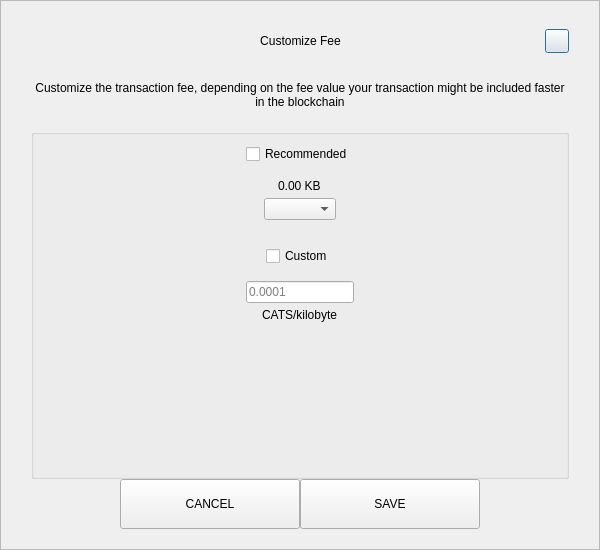
<?xml version="1.0" encoding="UTF-8"?>
<ui version="4.0">
 <class>SendCustomFeeDialog</class>
 <widget class="QDialog" name="SendCustomFeeDialog">
  <property name="geometry">
   <rect>
    <x>0</x>
    <y>0</y>
    <width>600</width>
    <height>550</height>
   </rect>
  </property>
  <property name="windowTitle">
   <string>Form</string>
  </property>
  <layout class="QVBoxLayout" name="verticalLayout_3">
   <property name="spacing">
    <number>0</number>
   </property>
   <property name="leftMargin">
    <number>0</number>
   </property>
   <property name="topMargin">
    <number>0</number>
   </property>
   <property name="rightMargin">
    <number>0</number>
   </property>
   <property name="bottomMargin">
    <number>0</number>
   </property>
   <item>
    <widget class="QFrame" name="frame">
     <property name="styleSheet">
      <string notr="true"/>
     </property>
     <property name="frameShape">
      <enum>QFrame::StyledPanel</enum>
     </property>
     <property name="frameShadow">
      <enum>QFrame::Raised</enum>
     </property>
     <layout class="QVBoxLayout" name="verticalLayout_2">
      <property name="spacing">
       <number>0</number>
      </property>
      <property name="leftMargin">
       <number>30</number>
      </property>
      <property name="topMargin">
       <number>20</number>
      </property>
      <property name="rightMargin">
       <number>30</number>
      </property>
      <property name="bottomMargin">
       <number>20</number>
      </property>
      <item>
       <layout class="QHBoxLayout" name="horizontalLayout_3">
        <property name="spacing">
         <number>0</number>
        </property>
        <item>
         <spacer name="horizontalSpacer_21">
          <property name="orientation">
           <enum>Qt::Horizontal</enum>
          </property>
          <property name="sizeHint" stdset="0">
           <size>
            <width>40</width>
            <height>20</height>
           </size>
          </property>
         </spacer>
        </item>
        <item>
         <widget class="QLabel" name="labelTitle">
          <property name="minimumSize">
           <size>
            <width>0</width>
            <height>40</height>
           </size>
          </property>
          <property name="maximumSize">
           <size>
            <width>16777215</width>
            <height>40</height>
           </size>
          </property>
          <property name="styleSheet">
           <string notr="true">padding-left:24px;</string>
          </property>
          <property name="text">
           <string>Customize Fee</string>
          </property>
          <property name="alignment">
           <set>Qt::AlignCenter</set>
          </property>
          <property name="margin">
           <number>7</number>
          </property>
         </widget>
        </item>
        <item>
         <spacer name="horizontalSpacer">
          <property name="orientation">
           <enum>Qt::Horizontal</enum>
          </property>
          <property name="sizeHint" stdset="0">
           <size>
            <width>40</width>
            <height>20</height>
           </size>
          </property>
         </spacer>
        </item>
        <item>
         <widget class="QPushButton" name="btnEsc">
          <property name="minimumSize">
           <size>
            <width>24</width>
            <height>24</height>
           </size>
          </property>
          <property name="maximumSize">
           <size>
            <width>24</width>
            <height>24</height>
           </size>
          </property>
          <property name="text">
           <string/>
          </property>
         </widget>
        </item>
       </layout>
      </item>
      <item>
       <spacer name="verticalSpacer_2">
        <property name="orientation">
         <enum>Qt::Vertical</enum>
        </property>
        <property name="sizeType">
         <enum>QSizePolicy::Fixed</enum>
        </property>
        <property name="sizeHint" stdset="0">
         <size>
          <width>20</width>
          <height>20</height>
         </size>
        </property>
       </spacer>
      </item>
      <item>
       <widget class="QLabel" name="labelMessage">
        <property name="text">
         <string>Customize the transaction fee, depending on the fee value your transaction might be included faster in the blockchain</string>
        </property>
        <property name="alignment">
         <set>Qt::AlignCenter</set>
        </property>
        <property name="wordWrap">
         <bool>true</bool>
        </property>
       </widget>
      </item>
      <item>
       <spacer name="verticalSpacer_3">
        <property name="orientation">
         <enum>Qt::Vertical</enum>
        </property>
        <property name="sizeType">
         <enum>QSizePolicy::Fixed</enum>
        </property>
        <property name="sizeHint" stdset="0">
         <size>
          <width>20</width>
          <height>20</height>
         </size>
        </property>
       </spacer>
      </item>
      <item>
       <widget class="QGroupBox" name="groupBox">
        <property name="title">
         <string/>
        </property>
        <layout class="QVBoxLayout" name="verticalLayout">
         <property name="leftMargin">
          <number>12</number>
         </property>
         <property name="rightMargin">
          <number>12</number>
         </property>
         <item>
          <layout class="QVBoxLayout" name="verticalLayout_4">
           <property name="spacing">
            <number>5</number>
           </property>
           <item alignment="Qt::AlignHCenter">
            <widget class="QCheckBox" name="checkBoxRecommended">
             <property name="text">
              <string>Recommended</string>
             </property>
            </widget>
           </item>
           <item>
            <spacer name="verticalSpacer_5">
             <property name="orientation">
              <enum>Qt::Vertical</enum>
             </property>
             <property name="sizeType">
              <enum>QSizePolicy::Fixed</enum>
             </property>
             <property name="sizeHint" stdset="0">
              <size>
               <width>20</width>
               <height>10</height>
              </size>
             </property>
            </spacer>
           </item>
           <item alignment="Qt::AlignHCenter">
            <widget class="QLabel" name="labelFee">
             <property name="text">
              <string>0.00 KB</string>
             </property>
            </widget>
           </item>
           <item alignment="Qt::AlignHCenter">
            <widget class="QComboBox" name="comboBoxRecommended"/>
           </item>
          </layout>
         </item>
         <item>
          <spacer name="verticalSpacer">
           <property name="orientation">
            <enum>Qt::Vertical</enum>
           </property>
           <property name="sizeType">
            <enum>QSizePolicy::Fixed</enum>
           </property>
           <property name="sizeHint" stdset="0">
            <size>
             <width>20</width>
             <height>20</height>
            </size>
           </property>
          </spacer>
         </item>
         <item>
          <layout class="QVBoxLayout" name="verticalLayout_5">
           <property name="spacing">
            <number>5</number>
           </property>
           <item alignment="Qt::AlignHCenter">
            <widget class="QCheckBox" name="checkBoxCustom">
             <property name="text">
              <string>Custom</string>
             </property>
            </widget>
           </item>
           <item>
            <spacer name="verticalSpacer_6">
             <property name="orientation">
              <enum>Qt::Vertical</enum>
             </property>
             <property name="sizeType">
              <enum>QSizePolicy::Fixed</enum>
             </property>
             <property name="sizeHint" stdset="0">
              <size>
               <width>20</width>
               <height>10</height>
              </size>
             </property>
            </spacer>
           </item>
           <item alignment="Qt::AlignHCenter">
            <widget class="QLineEdit" name="lineEditCustomFee">
             <property name="placeholderText">
              <string notr="true">0.0001</string>
             </property>
            </widget>
           </item>
           <item alignment="Qt::AlignHCenter">
            <widget class="QLabel" name="labelCustomFee">
             <property name="text">
              <string>CATS/kilobyte</string>
             </property>
            </widget>
           </item>
          </layout>
         </item>
         <item>
          <spacer name="verticalSpacer_4">
           <property name="orientation">
            <enum>Qt::Vertical</enum>
           </property>
           <property name="sizeHint" stdset="0">
            <size>
             <width>20</width>
             <height>40</height>
            </size>
           </property>
          </spacer>
         </item>
        </layout>
       </widget>
      </item>
      <item>
       <layout class="QHBoxLayout" name="horizontalLayout" stretch="1,2,2,1">
        <item>
         <spacer name="horizontalSpacer1">
          <property name="orientation">
           <enum>Qt::Horizontal</enum>
          </property>
          <property name="sizeHint" stdset="0">
           <size>
            <width>40</width>
            <height>20</height>
           </size>
          </property>
         </spacer>
        </item>
        <item>
         <widget class="QPushButton" name="btnCancel">
          <property name="minimumSize">
           <size>
            <width>180</width>
            <height>50</height>
           </size>
          </property>
          <property name="focusPolicy">
           <enum>Qt::NoFocus</enum>
          </property>
          <property name="text">
           <string>CANCEL</string>
          </property>
         </widget>
        </item>
        <item>
         <widget class="QPushButton" name="btnSave">
          <property name="minimumSize">
           <size>
            <width>180</width>
            <height>50</height>
           </size>
          </property>
          <property name="focusPolicy">
           <enum>Qt::NoFocus</enum>
          </property>
          <property name="text">
           <string>SAVE</string>
          </property>
         </widget>
        </item>
        <item>
         <spacer name="horizontalSpacer_2">
          <property name="orientation">
           <enum>Qt::Horizontal</enum>
          </property>
          <property name="sizeHint" stdset="0">
           <size>
            <width>40</width>
            <height>20</height>
           </size>
          </property>
         </spacer>
        </item>
       </layout>
      </item>
     </layout>
    </widget>
   </item>
  </layout>
 </widget>
 <resources/>
 <connections/>
</ui>
